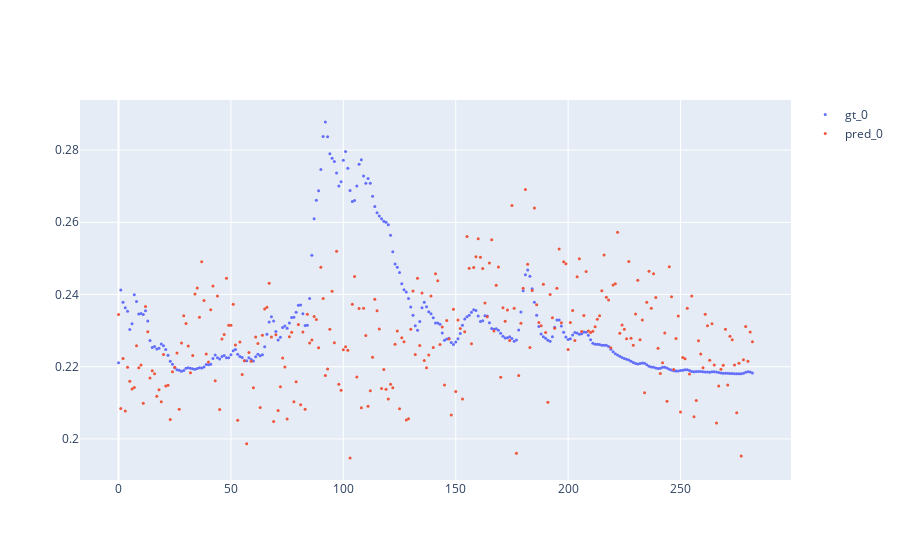
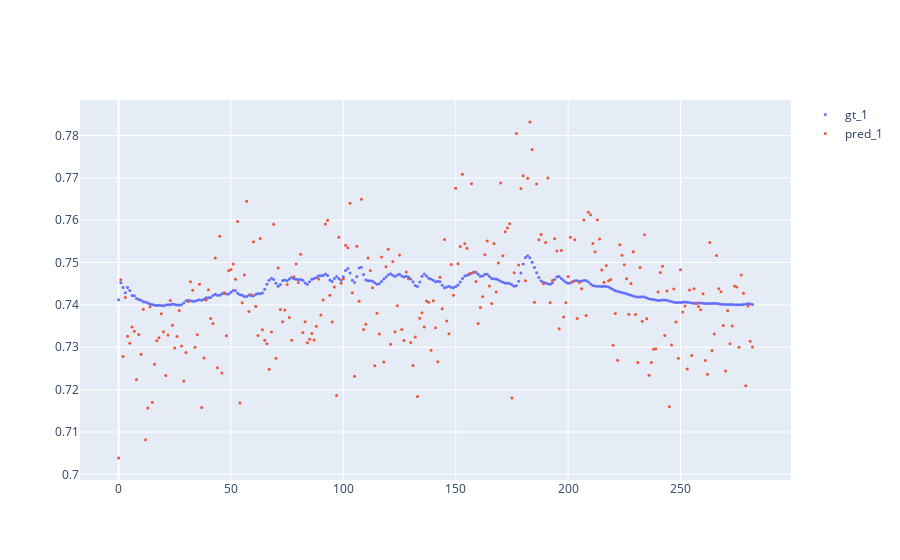
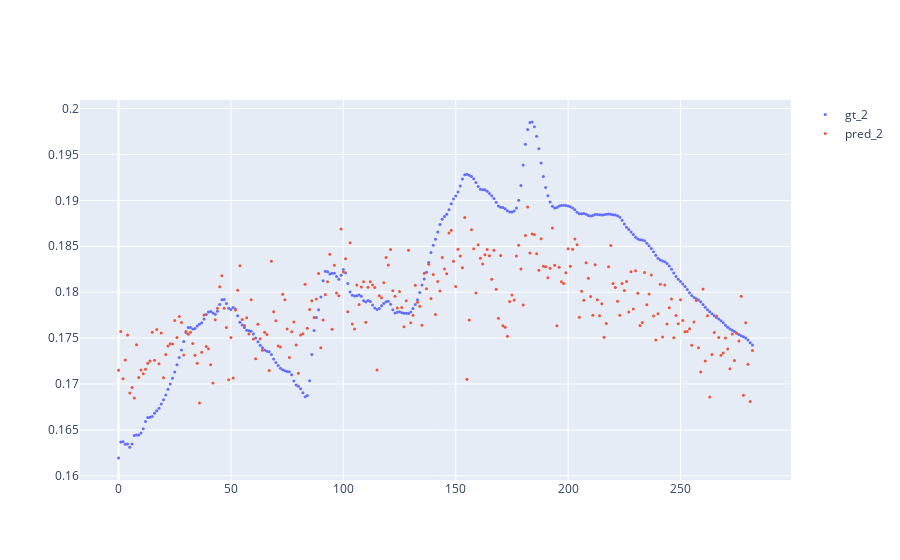
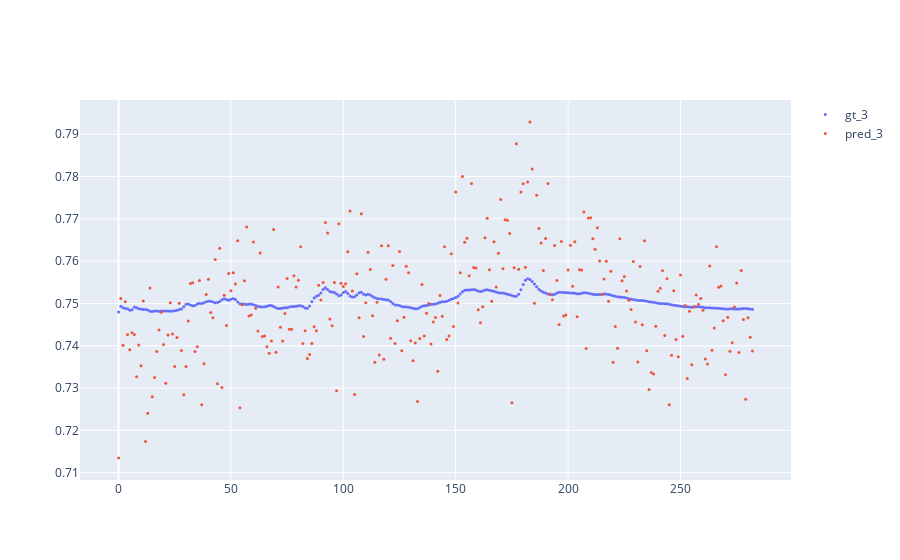

The code cell stored with these charts, in order, in its notebook:
### Code cell
for i in range(10): #range(12):#
    fig = go.Figure()
    fig.add_trace(go.Scatter(y=batch[1][i,:],mode='markers',name=f'gt_{i}',marker=dict(size=3)))
    fig.add_trace(go.Scatter(y=pred[i,:,0],mode='markers',name=f'pred_{i}',marker=dict(size=3)))
    fig.show()

### Figure 1 — Plotly figure (JSON) as saved in the notebook; plotly's stock layout.template omitted (floating-point values rounded to 4 significant figures; data arrays with more than 128 entries replaced by an {"elided": "..."} marker saying what was removed)
{"data": [{"marker": {"size": 3}, "mode": "markers", "name": "gt_0", "type": "scatter", "y": {"elided": "283 float values"}}, {"marker": {"size": 3}, "mode": "markers", "name": "pred_0", "type": "scatter", "y": {"elided": "283 float values"}}], "layout": {}}

### Figure 2 — Plotly figure (JSON) as saved in the notebook; plotly's stock layout.template omitted (floating-point values rounded to 4 significant figures; data arrays with more than 128 entries replaced by an {"elided": "..."} marker saying what was removed)
{"data": [{"marker": {"size": 3}, "mode": "markers", "name": "gt_1", "type": "scatter", "y": {"elided": "283 float values"}}, {"marker": {"size": 3}, "mode": "markers", "name": "pred_1", "type": "scatter", "y": {"elided": "283 float values"}}], "layout": {}}

### Figure 3 — Plotly figure (JSON) as saved in the notebook; plotly's stock layout.template omitted (floating-point values rounded to 4 significant figures; data arrays with more than 128 entries replaced by an {"elided": "..."} marker saying what was removed)
{"data": [{"marker": {"size": 3}, "mode": "markers", "name": "gt_2", "type": "scatter", "y": {"elided": "283 float values"}}, {"marker": {"size": 3}, "mode": "markers", "name": "pred_2", "type": "scatter", "y": {"elided": "283 float values"}}], "layout": {}}

### Figure 4 — Plotly figure (JSON) as saved in the notebook; plotly's stock layout.template omitted (floating-point values rounded to 4 significant figures; data arrays with more than 128 entries replaced by an {"elided": "..."} marker saying what was removed)
{"data": [{"marker": {"size": 3}, "mode": "markers", "name": "gt_3", "type": "scatter", "y": {"elided": "283 float values"}}, {"marker": {"size": 3}, "mode": "markers", "name": "pred_3", "type": "scatter", "y": {"elided": "283 float values"}}], "layout": {}}
